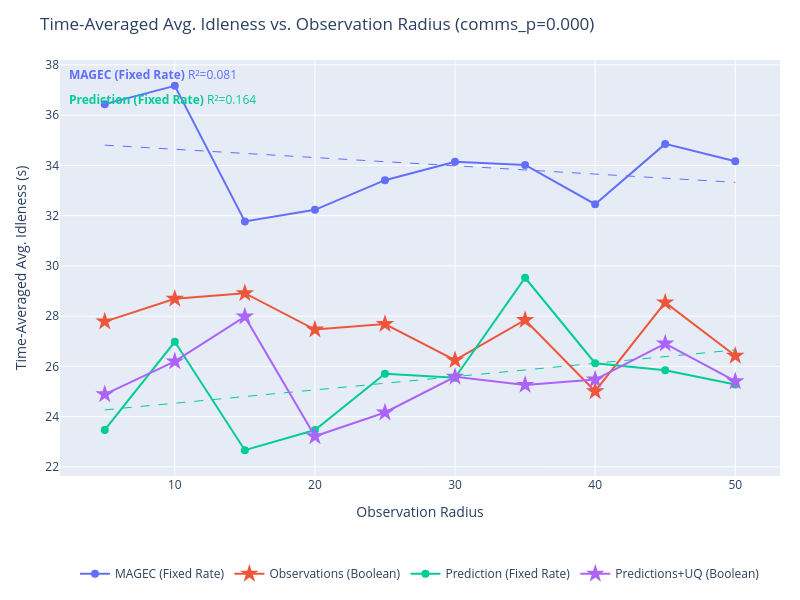
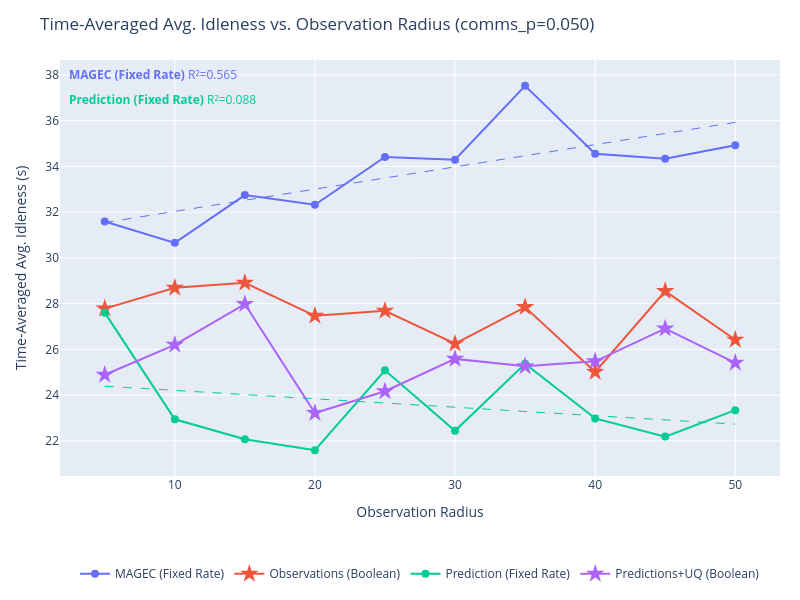
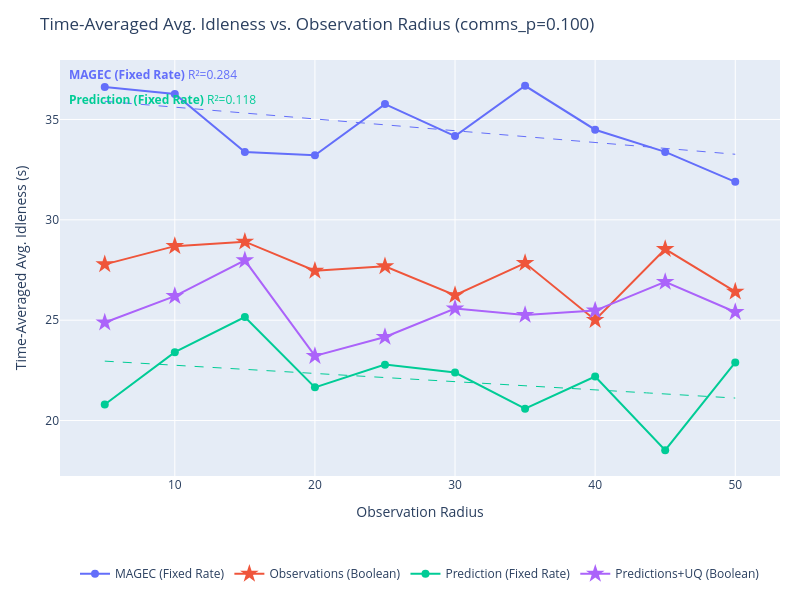
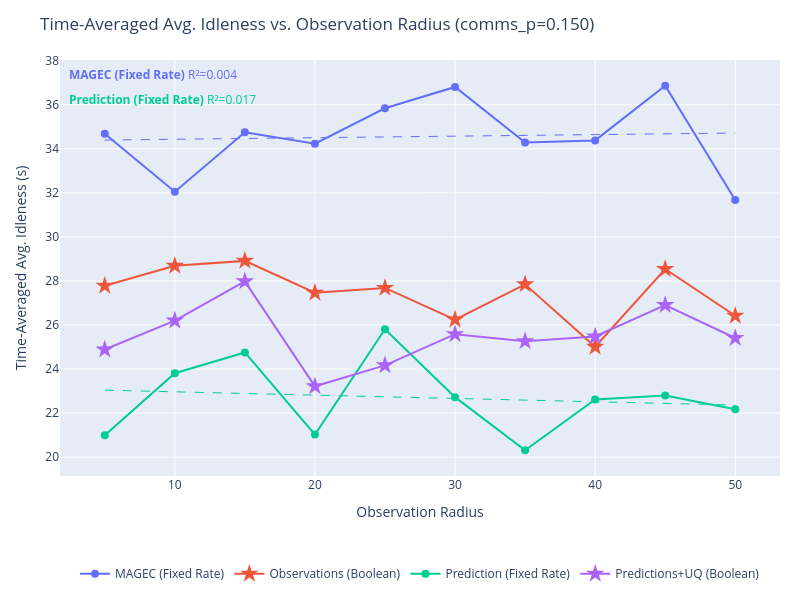

Notebook cell for these charts, in order:
### Markdown cell above
## Idleness vs. Observation Radius

### Code cell
import plotly.graph_objects as go
import plotly.express as px
import numpy as np

# SERIES_TO_PLOT = {"Learned Comms. + Prediction + UQ", "MAGEC"}
SERIES_TO_PLOT = None # Plot all

series_colors = {s: c for s, c in zip(output, px.colors.qualitative.Plotly)}


def get_requests(data):
    """Total communication requests per episode (mean over episodes)."""
    r = np.array(data['communication']['requests_made'][...])
    return float(np.mean(r.reshape(r.shape[0], -1).sum(axis=1)))


def get_idleness_mean(data):
    """Time-averaged avg. idleness, mean over episodes."""
    return float(np.mean(data['avg_idleness']))


def fit_ols_trendline(xs, ys):
    """
    Fit an OLS linear trendline y = a*x + b.
    Returns (x_smooth, y_smooth, r2).
    """
    xs, ys = np.array(xs, dtype=float), np.array(ys, dtype=float)
    coeffs = np.polyfit(xs, ys, 1)
    x_smooth = np.linspace(xs.min(), xs.max(), 200)
    y_smooth = np.polyval(coeffs, x_smooth)
    y_pred = np.polyval(coeffs, xs)
    ss_res = np.sum((ys - y_pred) ** 2)
    ss_tot = np.sum((ys - ys.mean()) ** 2)
    r2 = 1.0 - ss_res / ss_tot if ss_tot > 0 else float('nan')
    return x_smooth, y_smooth, r2


for comms_p in comms_probabilities:
    fig = go.Figure()
    r2_annotations = []

    for series in output:
        if SERIES_TO_PLOT is not None and series not in SERIES_TO_PLOT:
            continue

        color = series_colors.get(series, '#888888')
        all_exps = list(output[series].keys())

        # Swept experiments: encoded as obs_radius_X_comms_Y, filtered to this comms_p
        swept_exps = sorted(
            [e for e in all_exps if f"_comms_{comms_p:.3f}" in e],
            key=lambda e: float(e.split("obs_radius_")[1].split("_comms_")[0])
        )
        # Fixed (learned comms) experiments: encoded as obs_radius_X only
        fixed_exps = sorted(
            [e for e in all_exps if "_comms_" not in e],
            key=lambda e: float(e.split("obs_radius_")[1])
        )

        if swept_exps:
            xs = [float(e.split("obs_radius_")[1].split("_comms_")[0]) for e in swept_exps]
            ys = [get_idleness_mean(output[series][e]) for e in swept_exps]

            fig.add_trace(go.Scatter(
                x=xs,
                y=ys,
                mode='lines+markers',
                name=series,
                line=dict(color=color),
                marker=dict(color=color, size=8),
                legendgroup=series,
                hovertemplate=[
                    f"{series}<br>obs_radius={r:.1f}<br>idleness=%{{y:.4f}}<extra></extra>"
                    for r in xs
                ],
            ))

            # OLS trendline
            if len(xs) >= 2:
                x_trend, y_trend, r2 = fit_ols_trendline(xs, ys)
                fig.add_trace(go.Scatter(
                    x=x_trend,
                    y=y_trend,
                    mode='lines',
                    name=f"{series} (fit)",
                    line=dict(color=color, dash='dash', width=1),
                    legendgroup=series,
                    showlegend=False,
                    hoverinfo='skip',
                ))
                r2_annotations.append(
                    dict(
                        text=f"<b>{series}</b> R²={r2:.3f}",
                        xref='paper', yref='paper',
                        x=0.01,
                        y=0.99 - len(r2_annotations) * 0.06,
                        xanchor='left', yanchor='top',
                        showarrow=False,
                        font=dict(color=color, size=12),
                    )
                )

        if fixed_exps:
            xs_f = [float(e.split("obs_radius_")[1]) for e in fixed_exps]
            ys_f = [get_idleness_mean(output[series][e]) for e in fixed_exps]
            fig.add_trace(go.Scatter(
                x=xs_f,
                y=ys_f,
                mode='lines+markers',
                name=series,
                line=dict(color=color),
                marker=dict(color=color, size=14, symbol='star'),
                legendgroup=series,
                showlegend=len(swept_exps) == 0,
                hovertemplate=f"{series}<br>obs_radius=%{{x:.1f}}<br>idleness=%{{y:.4f}}<extra></extra>",
            ))

    fig.update_layout(
        title=f"Time-Averaged Avg. Idleness vs. Observation Radius (comms_p={comms_p:.3f})",
        xaxis_title="Observation Radius",
        yaxis_title="Time-Averaged Avg. Idleness (s)",
        height=600,
        width=800,
        hovermode='closest',
        autosize=True,
        margin=dict(l=60, r=20, t=60, b=120),
        legend=dict(orientation='h', yanchor='top', y=-0.2, xanchor='center', x=0.5),
        annotations=r2_annotations,
    )
    fig.show()

### Figure 1 — Plotly figure (JSON) as saved in the notebook; plotly's stock layout.template omitted (floating-point values rounded to 4 significant figures; data arrays with more than 128 entries replaced by an {"elided": "..."} marker saying what was removed)
{"data": [{"hovertemplate": ["MAGEC (Fixed Rate)<br>obs_radius=5.0<br>idleness=%{y:.4f}<extra></extra>", "MAGEC (Fixed Rate)<br>obs_radius=10.0<br>idleness=%{y:.4f}<extra></extra>", "MAGEC (Fixed Rate)<br>obs_radius=15.0<br>idleness=%{y:.4f}<extra></extra>", "MAGEC (Fixed Rate)<br>obs_radius=20.0<br>idleness=%{y:.4f}<extra></extra>", "MAGEC (Fixed Rate)<br>obs_radius=25.0<br>idleness=%{y:.4f}<extra></extra>", "MAGEC (Fixed Rate)<br>obs_radius=30.0<br>idleness=%{y:.4f}<extra></extra>", "MAGEC (Fixed Rate)<br>obs_radius=35.0<br>idleness=%{y:.4f}<extra></extra>", "MAGEC (Fixed Rate)<br>obs_radius=40.0<br>idleness=%{y:.4f}<extra></extra>", "MAGEC (Fixed Rate)<br>obs_radius=45.0<br>idleness=%{y:.4f}<extra></extra>", "MAGEC (Fixed Rate)<br>obs_radius=50.0<br>idleness=%{y:.4f}<extra></extra>"], "legendgroup": "MAGEC (Fixed Rate)", "line": {"color": "#636EFA"}, "marker": {"color": "#636EFA", "size": 8}, "mode": "lines+markers", "name": "MAGEC (Fixed Rate)", "type": "scatter", "x": [5, 10, 15, 20, 25, 30, 35, 40, 45, 50], "y": [36.44, 37.17, 31.77, 32.23, 33.41, 34.14, 34.02, 32.46, 34.86, 34.16]}, {"hoverinfo": "skip", "legendgroup": "MAGEC (Fixed Rate)", "line": {"color": "#636EFA", "dash": "dash", "width": 1}, "mode": "lines", "name": "MAGEC (Fixed Rate) (fit)", "showlegend": false, "type": "scatter", "x": {"elided": "200 float values"}, "y": {"elided": "200 float values"}}, {"hovertemplate": "Observations (Boolean)<br>obs_radius=%{x:.1f}<br>idleness=%{y:.4f}<extra></extra>", "legendgroup": "Observations (Boolean)", "line": {"color": "#EF553B"}, "marker": {"color": "#EF553B", "size": 14, "symbol": "star"}, "mode": "lines+markers", "name": "Observations (Boolean)", "showlegend": true, "type": "scatter", "x": [5, 10, 15, 20, 25, 30, 35, 40, 45, 50], "y": [27.78, 28.69, 28.91, 27.46, 27.68, 26.25, 27.85, 25.01, 28.54, 26.42]}, {"hovertemplate": ["Prediction (Fixed Rate)<br>obs_radius=5.0<br>idleness=%{y:.4f}<extra></extra>", "Prediction (Fixed Rate)<br>obs_radius=10.0<br>idleness=%{y:.4f}<extra></extra>", "Prediction (Fixed Rate)<br>obs_radius=15.0<br>idleness=%{y:.4f}<extra></extra>", "Prediction (Fixed Rate)<br>obs_radius=20.0<br>idleness=%{y:.4f}<extra></extra>", "Prediction (Fixed Rate)<br>obs_radius=25.0<br>idleness=%{y:.4f}<extra></extra>", "Prediction (Fixed Rate)<br>obs_radius=30.0<br>idleness=%{y:.4f}<extra></extra>", "Prediction (Fixed Rate)<br>obs_radius=35.0<br>idleness=%{y:.4f}<extra></extra>", "Prediction (Fixed Rate)<br>obs_radius=40.0<br>idleness=%{y:.4f}<extra></extra>", "Prediction (Fixed Rate)<br>obs_radius=45.0<br>idleness=%{y:.4f}<extra></extra>", "Prediction (Fixed Rate)<br>obs_radius=50.0<br>idleness=%{y:.4f}<extra></extra>"], "legendgroup": "Prediction (Fixed Rate)", "line": {"color": "#00CC96"}, "marker": {"color": "#00CC96", "size": 8}, "mode": "lines+markers", "name": "Prediction (Fixed Rate)", "type": "scatter", "x": [5, 10, 15, 20, 25, 30, 35, 40, 45, 50], "y": [23.47, 26.98, 22.66, 23.47, 25.71, 25.54, 29.53, 26.12, 25.84, 25.28]}, {"hoverinfo": "skip", "legendgroup": "Prediction (Fixed Rate)", "line": {"color": "#00CC96", "dash": "dash", "width": 1}, "mode": "lines", "name": "Prediction (Fixed Rate) (fit)", "showlegend": false, "type": "scatter", "x": {"elided": "200 float values"}, "y": {"elided": "200 float values"}}, {"hovertemplate": "Predictions+UQ (Boolean)<br>obs_radius=%{x:.1f}<br>idleness=%{y:.4f}<extra></extra>", "legendgroup": "Predictions+UQ (Boolean)", "line": {"color": "#AB63FA"}, "marker": {"color": "#AB63FA", "size": 14, "symbol": "star"}, "mode": "lines+markers", "name": "Predictions+UQ (Boolean)", "showlegend": true, "type": "scatter", "x": [5, 10, 15, 20, 25, 30, 35, 40, 45, 50], "y": [24.89, 26.2, 27.98, 23.22, 24.17, 25.58, 25.26, 25.48, 26.91, 25.41]}], "layout": {"annotations": [{"font": {"color": "#636EFA", "size": 12}, "showarrow": false, "text": "<b>MAGEC (Fixed Rate)</b> R²=0.081", "x": 0.01, "xanchor": "left", "xref": "paper", "y": 0.99, "yanchor": "top", "yref": "paper"}, {"font": {"color": "#00CC96", "size": 12}, "showarrow": false, "text": "<b>Prediction (Fixed Rate)</b> R²=0.164", "x": 0.01, "xanchor": "left", "xref": "paper", "y": 0.93, "yanchor": "top", "yref": "paper"}], "autosize": true, "height": 600, "hovermode": "closest", "legend": {"orientation": "h", "x": 0.5, "xanchor": "center", "y": -0.2, "yanchor": "top"}, "margin": {"b": 120, "l": 60, "r": 20, "t": 60}, "title": {"text": "Time-Averaged Avg. Idleness vs. Observation Radius (comms_p=0.000)"}, "width": 800, "xaxis": {"title": {"text": "Observation Radius"}}, "yaxis": {"title": {"text": "Time-Averaged Avg. Idleness (s)"}}}}

### Figure 2 — Plotly figure (JSON) as saved in the notebook; plotly's stock layout.template omitted (floating-point values rounded to 4 significant figures; data arrays with more than 128 entries replaced by an {"elided": "..."} marker saying what was removed)
{"data": [{"hovertemplate": ["MAGEC (Fixed Rate)<br>obs_radius=5.0<br>idleness=%{y:.4f}<extra></extra>", "MAGEC (Fixed Rate)<br>obs_radius=10.0<br>idleness=%{y:.4f}<extra></extra>", "MAGEC (Fixed Rate)<br>obs_radius=15.0<br>idleness=%{y:.4f}<extra></extra>", "MAGEC (Fixed Rate)<br>obs_radius=20.0<br>idleness=%{y:.4f}<extra></extra>", "MAGEC (Fixed Rate)<br>obs_radius=25.0<br>idleness=%{y:.4f}<extra></extra>", "MAGEC (Fixed Rate)<br>obs_radius=30.0<br>idleness=%{y:.4f}<extra></extra>", "MAGEC (Fixed Rate)<br>obs_radius=35.0<br>idleness=%{y:.4f}<extra></extra>", "MAGEC (Fixed Rate)<br>obs_radius=40.0<br>idleness=%{y:.4f}<extra></extra>", "MAGEC (Fixed Rate)<br>obs_radius=45.0<br>idleness=%{y:.4f}<extra></extra>", "MAGEC (Fixed Rate)<br>obs_radius=50.0<br>idleness=%{y:.4f}<extra></extra>"], "legendgroup": "MAGEC (Fixed Rate)", "line": {"color": "#636EFA"}, "marker": {"color": "#636EFA", "size": 8}, "mode": "lines+markers", "name": "MAGEC (Fixed Rate)", "type": "scatter", "x": [5, 10, 15, 20, 25, 30, 35, 40, 45, 50], "y": [31.59, 30.66, 32.75, 32.32, 34.41, 34.29, 37.52, 34.55, 34.34, 34.93]}, {"hoverinfo": "skip", "legendgroup": "MAGEC (Fixed Rate)", "line": {"color": "#636EFA", "dash": "dash", "width": 1}, "mode": "lines", "name": "MAGEC (Fixed Rate) (fit)", "showlegend": false, "type": "scatter", "x": {"elided": "200 float values"}, "y": {"elided": "200 float values"}}, {"hovertemplate": "Observations (Boolean)<br>obs_radius=%{x:.1f}<br>idleness=%{y:.4f}<extra></extra>", "legendgroup": "Observations (Boolean)", "line": {"color": "#EF553B"}, "marker": {"color": "#EF553B", "size": 14, "symbol": "star"}, "mode": "lines+markers", "name": "Observations (Boolean)", "showlegend": true, "type": "scatter", "x": [5, 10, 15, 20, 25, 30, 35, 40, 45, 50], "y": [27.78, 28.69, 28.91, 27.46, 27.68, 26.25, 27.85, 25.01, 28.54, 26.42]}, {"hovertemplate": ["Prediction (Fixed Rate)<br>obs_radius=5.0<br>idleness=%{y:.4f}<extra></extra>", "Prediction (Fixed Rate)<br>obs_radius=10.0<br>idleness=%{y:.4f}<extra></extra>", "Prediction (Fixed Rate)<br>obs_radius=15.0<br>idleness=%{y:.4f}<extra></extra>", "Prediction (Fixed Rate)<br>obs_radius=20.0<br>idleness=%{y:.4f}<extra></extra>", "Prediction (Fixed Rate)<br>obs_radius=25.0<br>idleness=%{y:.4f}<extra></extra>", "Prediction (Fixed Rate)<br>obs_radius=30.0<br>idleness=%{y:.4f}<extra></extra>", "Prediction (Fixed Rate)<br>obs_radius=35.0<br>idleness=%{y:.4f}<extra></extra>", "Prediction (Fixed Rate)<br>obs_radius=40.0<br>idleness=%{y:.4f}<extra></extra>", "Prediction (Fixed Rate)<br>obs_radius=45.0<br>idleness=%{y:.4f}<extra></extra>", "Prediction (Fixed Rate)<br>obs_radius=50.0<br>idleness=%{y:.4f}<extra></extra>"], "legendgroup": "Prediction (Fixed Rate)", "line": {"color": "#00CC96"}, "marker": {"color": "#00CC96", "size": 8}, "mode": "lines+markers", "name": "Prediction (Fixed Rate)", "type": "scatter", "x": [5, 10, 15, 20, 25, 30, 35, 40, 45, 50], "y": [27.6, 22.94, 22.07, 21.59, 25.08, 22.44, 25.37, 22.98, 22.18, 23.34]}, {"hoverinfo": "skip", "legendgroup": "Prediction (Fixed Rate)", "line": {"color": "#00CC96", "dash": "dash", "width": 1}, "mode": "lines", "name": "Prediction (Fixed Rate) (fit)", "showlegend": false, "type": "scatter", "x": {"elided": "200 float values"}, "y": {"elided": "200 float values"}}, {"hovertemplate": "Predictions+UQ (Boolean)<br>obs_radius=%{x:.1f}<br>idleness=%{y:.4f}<extra></extra>", "legendgroup": "Predictions+UQ (Boolean)", "line": {"color": "#AB63FA"}, "marker": {"color": "#AB63FA", "size": 14, "symbol": "star"}, "mode": "lines+markers", "name": "Predictions+UQ (Boolean)", "showlegend": true, "type": "scatter", "x": [5, 10, 15, 20, 25, 30, 35, 40, 45, 50], "y": [24.89, 26.2, 27.98, 23.22, 24.17, 25.58, 25.26, 25.48, 26.91, 25.41]}], "layout": {"annotations": [{"font": {"color": "#636EFA", "size": 12}, "showarrow": false, "text": "<b>MAGEC (Fixed Rate)</b> R²=0.565", "x": 0.01, "xanchor": "left", "xref": "paper", "y": 0.99, "yanchor": "top", "yref": "paper"}, {"font": {"color": "#00CC96", "size": 12}, "showarrow": false, "text": "<b>Prediction (Fixed Rate)</b> R²=0.088", "x": 0.01, "xanchor": "left", "xref": "paper", "y": 0.93, "yanchor": "top", "yref": "paper"}], "autosize": true, "height": 600, "hovermode": "closest", "legend": {"orientation": "h", "x": 0.5, "xanchor": "center", "y": -0.2, "yanchor": "top"}, "margin": {"b": 120, "l": 60, "r": 20, "t": 60}, "title": {"text": "Time-Averaged Avg. Idleness vs. Observation Radius (comms_p=0.050)"}, "width": 800, "xaxis": {"title": {"text": "Observation Radius"}}, "yaxis": {"title": {"text": "Time-Averaged Avg. Idleness (s)"}}}}

### Figure 3 — Plotly figure (JSON) as saved in the notebook; plotly's stock layout.template omitted (floating-point values rounded to 4 significant figures; data arrays with more than 128 entries replaced by an {"elided": "..."} marker saying what was removed)
{"data": [{"hovertemplate": ["MAGEC (Fixed Rate)<br>obs_radius=5.0<br>idleness=%{y:.4f}<extra></extra>", "MAGEC (Fixed Rate)<br>obs_radius=10.0<br>idleness=%{y:.4f}<extra></extra>", "MAGEC (Fixed Rate)<br>obs_radius=15.0<br>idleness=%{y:.4f}<extra></extra>", "MAGEC (Fixed Rate)<br>obs_radius=20.0<br>idleness=%{y:.4f}<extra></extra>", "MAGEC (Fixed Rate)<br>obs_radius=25.0<br>idleness=%{y:.4f}<extra></extra>", "MAGEC (Fixed Rate)<br>obs_radius=30.0<br>idleness=%{y:.4f}<extra></extra>", "MAGEC (Fixed Rate)<br>obs_radius=35.0<br>idleness=%{y:.4f}<extra></extra>", "MAGEC (Fixed Rate)<br>obs_radius=40.0<br>idleness=%{y:.4f}<extra></extra>", "MAGEC (Fixed Rate)<br>obs_radius=45.0<br>idleness=%{y:.4f}<extra></extra>", "MAGEC (Fixed Rate)<br>obs_radius=50.0<br>idleness=%{y:.4f}<extra></extra>"], "legendgroup": "MAGEC (Fixed Rate)", "line": {"color": "#636EFA"}, "marker": {"color": "#636EFA", "size": 8}, "mode": "lines+markers", "name": "MAGEC (Fixed Rate)", "type": "scatter", "x": [5, 10, 15, 20, 25, 30, 35, 40, 45, 50], "y": [36.62, 36.27, 33.38, 33.22, 35.77, 34.17, 36.68, 34.49, 33.38, 31.89]}, {"hoverinfo": "skip", "legendgroup": "MAGEC (Fixed Rate)", "line": {"color": "#636EFA", "dash": "dash", "width": 1}, "mode": "lines", "name": "MAGEC (Fixed Rate) (fit)", "showlegend": false, "type": "scatter", "x": {"elided": "200 float values"}, "y": {"elided": "200 float values"}}, {"hovertemplate": "Observations (Boolean)<br>obs_radius=%{x:.1f}<br>idleness=%{y:.4f}<extra></extra>", "legendgroup": "Observations (Boolean)", "line": {"color": "#EF553B"}, "marker": {"color": "#EF553B", "size": 14, "symbol": "star"}, "mode": "lines+markers", "name": "Observations (Boolean)", "showlegend": true, "type": "scatter", "x": [5, 10, 15, 20, 25, 30, 35, 40, 45, 50], "y": [27.78, 28.69, 28.91, 27.46, 27.68, 26.25, 27.85, 25.01, 28.54, 26.42]}, {"hovertemplate": ["Prediction (Fixed Rate)<br>obs_radius=5.0<br>idleness=%{y:.4f}<extra></extra>", "Prediction (Fixed Rate)<br>obs_radius=10.0<br>idleness=%{y:.4f}<extra></extra>", "Prediction (Fixed Rate)<br>obs_radius=15.0<br>idleness=%{y:.4f}<extra></extra>", "Prediction (Fixed Rate)<br>obs_radius=20.0<br>idleness=%{y:.4f}<extra></extra>", "Prediction (Fixed Rate)<br>obs_radius=25.0<br>idleness=%{y:.4f}<extra></extra>", "Prediction (Fixed Rate)<br>obs_radius=30.0<br>idleness=%{y:.4f}<extra></extra>", "Prediction (Fixed Rate)<br>obs_radius=35.0<br>idleness=%{y:.4f}<extra></extra>", "Prediction (Fixed Rate)<br>obs_radius=40.0<br>idleness=%{y:.4f}<extra></extra>", "Prediction (Fixed Rate)<br>obs_radius=45.0<br>idleness=%{y:.4f}<extra></extra>", "Prediction (Fixed Rate)<br>obs_radius=50.0<br>idleness=%{y:.4f}<extra></extra>"], "legendgroup": "Prediction (Fixed Rate)", "line": {"color": "#00CC96"}, "marker": {"color": "#00CC96", "size": 8}, "mode": "lines+markers", "name": "Prediction (Fixed Rate)", "type": "scatter", "x": [5, 10, 15, 20, 25, 30, 35, 40, 45, 50], "y": [20.8, 23.41, 25.15, 21.65, 22.79, 22.39, 20.59, 22.2, 18.52, 22.89]}, {"hoverinfo": "skip", "legendgroup": "Prediction (Fixed Rate)", "line": {"color": "#00CC96", "dash": "dash", "width": 1}, "mode": "lines", "name": "Prediction (Fixed Rate) (fit)", "showlegend": false, "type": "scatter", "x": {"elided": "200 float values"}, "y": {"elided": "200 float values"}}, {"hovertemplate": "Predictions+UQ (Boolean)<br>obs_radius=%{x:.1f}<br>idleness=%{y:.4f}<extra></extra>", "legendgroup": "Predictions+UQ (Boolean)", "line": {"color": "#AB63FA"}, "marker": {"color": "#AB63FA", "size": 14, "symbol": "star"}, "mode": "lines+markers", "name": "Predictions+UQ (Boolean)", "showlegend": true, "type": "scatter", "x": [5, 10, 15, 20, 25, 30, 35, 40, 45, 50], "y": [24.89, 26.2, 27.98, 23.22, 24.17, 25.58, 25.26, 25.48, 26.91, 25.41]}], "layout": {"annotations": [{"font": {"color": "#636EFA", "size": 12}, "showarrow": false, "text": "<b>MAGEC (Fixed Rate)</b> R²=0.284", "x": 0.01, "xanchor": "left", "xref": "paper", "y": 0.99, "yanchor": "top", "yref": "paper"}, {"font": {"color": "#00CC96", "size": 12}, "showarrow": false, "text": "<b>Prediction (Fixed Rate)</b> R²=0.118", "x": 0.01, "xanchor": "left", "xref": "paper", "y": 0.93, "yanchor": "top", "yref": "paper"}], "autosize": true, "height": 600, "hovermode": "closest", "legend": {"orientation": "h", "x": 0.5, "xanchor": "center", "y": -0.2, "yanchor": "top"}, "margin": {"b": 120, "l": 60, "r": 20, "t": 60}, "title": {"text": "Time-Averaged Avg. Idleness vs. Observation Radius (comms_p=0.100)"}, "width": 800, "xaxis": {"title": {"text": "Observation Radius"}}, "yaxis": {"title": {"text": "Time-Averaged Avg. Idleness (s)"}}}}

### Figure 4 — Plotly figure (JSON) as saved in the notebook; plotly's stock layout.template omitted (floating-point values rounded to 4 significant figures; data arrays with more than 128 entries replaced by an {"elided": "..."} marker saying what was removed)
{"data": [{"hovertemplate": ["MAGEC (Fixed Rate)<br>obs_radius=5.0<br>idleness=%{y:.4f}<extra></extra>", "MAGEC (Fixed Rate)<br>obs_radius=10.0<br>idleness=%{y:.4f}<extra></extra>", "MAGEC (Fixed Rate)<br>obs_radius=15.0<br>idleness=%{y:.4f}<extra></extra>", "MAGEC (Fixed Rate)<br>obs_radius=20.0<br>idleness=%{y:.4f}<extra></extra>", "MAGEC (Fixed Rate)<br>obs_radius=25.0<br>idleness=%{y:.4f}<extra></extra>", "MAGEC (Fixed Rate)<br>obs_radius=30.0<br>idleness=%{y:.4f}<extra></extra>", "MAGEC (Fixed Rate)<br>obs_radius=35.0<br>idleness=%{y:.4f}<extra></extra>", "MAGEC (Fixed Rate)<br>obs_radius=40.0<br>idleness=%{y:.4f}<extra></extra>", "MAGEC (Fixed Rate)<br>obs_radius=45.0<br>idleness=%{y:.4f}<extra></extra>", "MAGEC (Fixed Rate)<br>obs_radius=50.0<br>idleness=%{y:.4f}<extra></extra>"], "legendgroup": "MAGEC (Fixed Rate)", "line": {"color": "#636EFA"}, "marker": {"color": "#636EFA", "size": 8}, "mode": "lines+markers", "name": "MAGEC (Fixed Rate)", "type": "scatter", "x": [5, 10, 15, 20, 25, 30, 35, 40, 45, 50], "y": [34.69, 32.05, 34.75, 34.23, 35.84, 36.81, 34.29, 34.38, 36.86, 31.67]}, {"hoverinfo": "skip", "legendgroup": "MAGEC (Fixed Rate)", "line": {"color": "#636EFA", "dash": "dash", "width": 1}, "mode": "lines", "name": "MAGEC (Fixed Rate) (fit)", "showlegend": false, "type": "scatter", "x": {"elided": "200 float values"}, "y": {"elided": "200 float values"}}, {"hovertemplate": "Observations (Boolean)<br>obs_radius=%{x:.1f}<br>idleness=%{y:.4f}<extra></extra>", "legendgroup": "Observations (Boolean)", "line": {"color": "#EF553B"}, "marker": {"color": "#EF553B", "size": 14, "symbol": "star"}, "mode": "lines+markers", "name": "Observations (Boolean)", "showlegend": true, "type": "scatter", "x": [5, 10, 15, 20, 25, 30, 35, 40, 45, 50], "y": [27.78, 28.69, 28.91, 27.46, 27.68, 26.25, 27.85, 25.01, 28.54, 26.42]}, {"hovertemplate": ["Prediction (Fixed Rate)<br>obs_radius=5.0<br>idleness=%{y:.4f}<extra></extra>", "Prediction (Fixed Rate)<br>obs_radius=10.0<br>idleness=%{y:.4f}<extra></extra>", "Prediction (Fixed Rate)<br>obs_radius=15.0<br>idleness=%{y:.4f}<extra></extra>", "Prediction (Fixed Rate)<br>obs_radius=20.0<br>idleness=%{y:.4f}<extra></extra>", "Prediction (Fixed Rate)<br>obs_radius=25.0<br>idleness=%{y:.4f}<extra></extra>", "Prediction (Fixed Rate)<br>obs_radius=30.0<br>idleness=%{y:.4f}<extra></extra>", "Prediction (Fixed Rate)<br>obs_radius=35.0<br>idleness=%{y:.4f}<extra></extra>", "Prediction (Fixed Rate)<br>obs_radius=40.0<br>idleness=%{y:.4f}<extra></extra>", "Prediction (Fixed Rate)<br>obs_radius=45.0<br>idleness=%{y:.4f}<extra></extra>", "Prediction (Fixed Rate)<br>obs_radius=50.0<br>idleness=%{y:.4f}<extra></extra>"], "legendgroup": "Prediction (Fixed Rate)", "line": {"color": "#00CC96"}, "marker": {"color": "#00CC96", "size": 8}, "mode": "lines+markers", "name": "Prediction (Fixed Rate)", "type": "scatter", "x": [5, 10, 15, 20, 25, 30, 35, 40, 45, 50], "y": [21.0, 23.81, 24.75, 21.02, 25.8, 22.72, 20.31, 22.62, 22.8, 22.18]}, {"hoverinfo": "skip", "legendgroup": "Prediction (Fixed Rate)", "line": {"color": "#00CC96", "dash": "dash", "width": 1}, "mode": "lines", "name": "Prediction (Fixed Rate) (fit)", "showlegend": false, "type": "scatter", "x": {"elided": "200 float values"}, "y": {"elided": "200 float values"}}, {"hovertemplate": "Predictions+UQ (Boolean)<br>obs_radius=%{x:.1f}<br>idleness=%{y:.4f}<extra></extra>", "legendgroup": "Predictions+UQ (Boolean)", "line": {"color": "#AB63FA"}, "marker": {"color": "#AB63FA", "size": 14, "symbol": "star"}, "mode": "lines+markers", "name": "Predictions+UQ (Boolean)", "showlegend": true, "type": "scatter", "x": [5, 10, 15, 20, 25, 30, 35, 40, 45, 50], "y": [24.89, 26.2, 27.98, 23.22, 24.17, 25.58, 25.26, 25.48, 26.91, 25.41]}], "layout": {"annotations": [{"font": {"color": "#636EFA", "size": 12}, "showarrow": false, "text": "<b>MAGEC (Fixed Rate)</b> R²=0.004", "x": 0.01, "xanchor": "left", "xref": "paper", "y": 0.99, "yanchor": "top", "yref": "paper"}, {"font": {"color": "#00CC96", "size": 12}, "showarrow": false, "text": "<b>Prediction (Fixed Rate)</b> R²=0.017", "x": 0.01, "xanchor": "left", "xref": "paper", "y": 0.93, "yanchor": "top", "yref": "paper"}], "autosize": true, "height": 600, "hovermode": "closest", "legend": {"orientation": "h", "x": 0.5, "xanchor": "center", "y": -0.2, "yanchor": "top"}, "margin": {"b": 120, "l": 60, "r": 20, "t": 60}, "title": {"text": "Time-Averaged Avg. Idleness vs. Observation Radius (comms_p=0.150)"}, "width": 800, "xaxis": {"title": {"text": "Observation Radius"}}, "yaxis": {"title": {"text": "Time-Averaged Avg. Idleness (s)"}}}}
